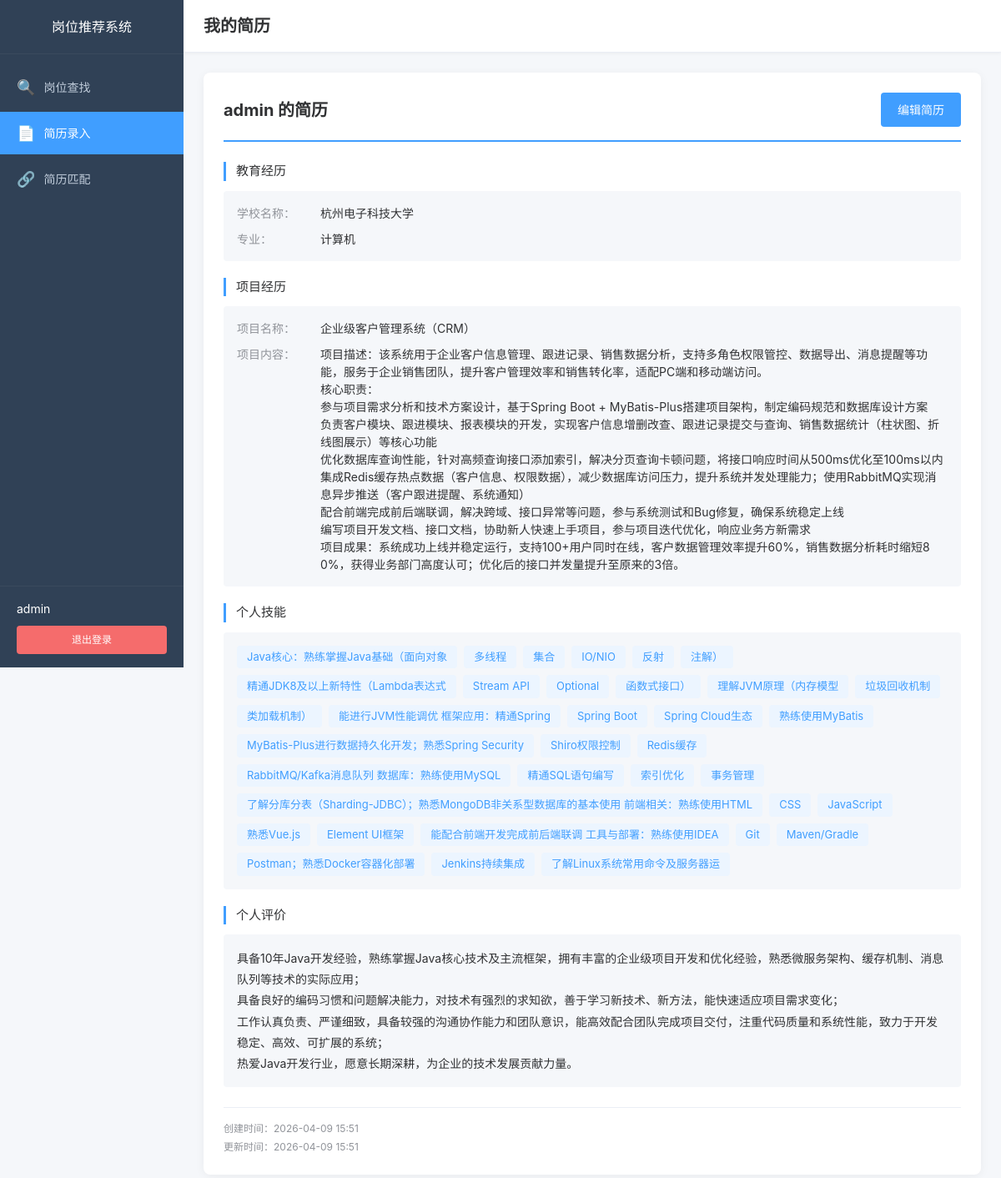
The page /resume/detail (signed in) on the database its author committed.
### app/models/user.py (models this page shows, shortened)
class User(UserMixin, db.Model):
    __tablename__ = 'users'
    id = db.Column(db.Integer, primary_key=True)
    username = db.Column(db.String(80), unique=True, nullable=False, index=True)
    email = db.Column(db.String(120), unique=True, nullable=False, index=True)
    password_hash = db.Column(db.String(255), nullable=False)
    nickname = db.Column(db.String(80))
    is_active = db.Column(db.Boolean, default=True)
    created_at = db.Column(db.DateTime, default=datetime.utcnow)
    updated_at = db.Column(db.DateTime, default=datetime.utcnow, onupdate=datetime.utcnow)

### app/models/resume.py (models this page shows, shortened)
class Resume(db.Model):
    __tablename__ = 'resumes'
    id = db.Column(db.Integer, primary_key=True)
    user_id = db.Column(db.Integer, db.ForeignKey('users.id'), unique=True, nullable=False)
    education_school = db.Column(db.Text, nullable=True)
    education_major = db.Column(db.Text, nullable=True)
    internship_company = db.Column(db.Text, nullable=True)
    internship_position = db.Column(db.Text, nullable=True)
    internship_content = db.Column(db.Text, nullable=True)
    work_company = db.Column(db.Text, nullable=True)
    work_position = db.Column(db.Text, nullable=True)
    work_content = db.Column(db.Text, nullable=True)
    project_name = db.Column(db.Text, nullable=True)
    project_content = db.Column(db.Text, nullable=True)
    skills = db.Column(db.Text, nullable=False)
    self_evaluation = db.Column(db.Text, nullable=False)
    created_at = db.Column(db.DateTime, default=datetime.utcnow)
    updated_at = db.Column(db.DateTime, default=datetime.utcnow, onupdate=datetime.utcnow)
    user = db.relationship('User', backref=db.backref('resume', uselist=False, lazy=True))

### app/routes/resume.py (the view)
@resume.route('/detail')
@login_required
def detail_resume():
    resume = Resume.query.filter_by(user_id=current_user.id).first()
    if not resume:
        flash('您还未填写简历，请先录入简历', 'info')
        return redirect(url_for('resume.input_resume'))
    education_list = get_list_data(resume.education_school)
    internship_list = get_list_data(resume.internship_company)
    work_list = get_list_data(resume.work_company)
    project_list = get_list_data(resume.project_name)
    return render_template('resume/resume_detail.html',
                          resume=resume,
                          education_list=education_list,
                          internship_list=internship_list,
                          work_list=work_list,
                          project_list=project_list)

### app/models/user.py (called while the page is built)
@login_manager.user_loader
def load_user(user_id: str):
    return User.query.get(int(user_id))

### app/routes/resume.py (called while the page is built)
def get_list_data(json_str):
    if not json_str:
        return []
    try:
        return json.loads(json_str)
    except:
        return []

### app/templates/resume/resume_detail.html (shortened to what this page needs)
{% extends "base.html" %}
{% block extra_css %}
<link rel="stylesheet" href="{{ url_for('static', filename='css/dashboard.css') }}">
<link rel="stylesheet" href="{{ url_for('static', filename='css/resume.css') }}">
{% endblock %}
{% block content %}
<div class="app-container">
    <aside class="sidebar">
        <div class="sidebar-header">
            <h2>岗位推荐系统</h2>
        </div>
        <nav class="sidebar-nav">
            <ul class="nav-menu">
                <li class="nav-item">
                    <a href="{{ url_for('dashboard.index') }}" class="nav-link">
                        <span class="nav-icon">&#128269;</span>
                        <span class="nav-text">岗位查找</span>
                    </a>
                </li>
                <li class="nav-item active">
                    <a href="{{ url_for('resume.input_resume') }}" class="nav-link">
                        <span class="nav-icon">&#128196;</span>
                        <span class="nav-text">简历录入</span>
                    </a>
                </li>
                <li class="nav-item">
                    <a href="{{ url_for('match.index') }}" class="nav-link">
                        <span class="nav-icon">&#128279;</span>
                        <span class="nav-text">简历匹配</span>
                    </a>
                </li>
            </ul>
        </nav>
        <div class="sidebar-footer">
            <div class="user-info">
                <span class="user-name">{{ current_user.nickname or current_user.username }}</span>
            </div>
            <a href="{{ url_for('auth.logout') }}" class="logout-btn">退出登录</a>
        </div>
    </aside>
    <main class="main-content">
        <header class="main-header">
            <h1>我的简历</h1>
        </header>
        <div class="content-wrapper">
            <div class="resume-detail-container">
                <div class="resume-header">
                    <h2>{{ current_user.nickname or current_user.username }} 的简历</h2>
                    <div class="resume-actions">
                        <a href="{{ url_for('resume.edit_resume') }}" class="btn btn-primary">编辑简历</a>
                    </div>
                </div>
                <div class="resume-section">
                    <h3 class="section-title">教育经历</h3>
                    <div class="section-content">
                        {% for item in education_list %}
                        <div class="experience-item">
                            <div class="info-row">
                                <span class="info-label">学校名称：</span>
                                <span class="info-value">{{ item.school }}</span>
                            </div>
                            <div class="info-row">
                                <span class="info-label">专业：</span>
                                <span class="info-value">{{ item.major }}</span>
                            </div>
                        </div>
                        {% endfor %}
                    </div>
                </div>
                {% if project_list %}
                <div class="resume-section">
                    <h3 class="section-title">项目经历</h3>
                    <div class="section-content">
                        {% for item in project_list %}
                        <div class="experience-item">
                            {% if item.name %}
                            <div class="info-row">
                                <span class="info-label">项目名称：</span>
                                <span class="info-value">{{ item.name }}</span>
                            </div>
                            {% endif %}
                            {% if item.content %}
                            <div class="info-row">
                                <span class="info-label">项目内容：</span>
                                <span class="info-value">{{ item.content }}</span>
                            </div>
                            {% endif %}
                        </div>
                        {% endfor %}
                    </div>
                </div>
                {% endif %}
                <div class="resume-section">
                    <h3 class="section-title">个人技能</h3>
                    <div class="section-content">
                        <div class="skills-tags">
                            {% for skill in resume.skills.replace('、', ',').replace('，', ',').split(',') if skill.strip() %}
                            <span class="skill-tag">{{ skill.strip() }}</span>
                            {% endfor %}
                        </div>
                    </div>
                </div>
                <div class="resume-section">
                    <h3 class="section-title">个人评价</h3>
                    <div class="section-content">
                        <p class="evaluation-text">{{ resume.self_evaluation }}</p>
                    </div>
                </div>
                <div class="resume-meta">
                    <p>创建时间：{{ resume.created_at.strftime('%Y-%m-%d %H:%M') if resume.created_at else '-' }}</p>
                    <p>更新时间：{{ resume.updated_at.strftime('%Y-%m-%d %H:%M') if resume.updated_at else '-' }}</p>
                </div>
            </div>
        </div>
    </main>
</div>
{% endblock %}

### app/templates/base.html (shortened to what this page needs)
<!DOCTYPE html>
<html lang="zh-CN">
<head>
    <link rel="stylesheet" href="{{ url_for('static', filename='css/base.css') }}">
    {% block extra_css %}{% endblock %}
</head>
<body class="{% block body_class %}{% endblock %}">
    {% block content %}{% endblock %}
</body>
</html>

### app/static/css/base.css (style rules this page uses)
* { margin: 0; padding: 0; box-sizing: border-box; }
html, body { height: 100%; font-family: -apple-system, BlinkMacSystemFont, 'Segoe UI', 'PingFang SC', 'Hiragino Sans GB', 'Microsoft YaHei', sans-serif; font-size: 14px; line-height: 1.5; color: #333; background-color: #f5f7fa; }
a { color: #409eff; text-decoration: none; }
.btn { display: inline-block; padding: 10px 20px; font-size: 14px; font-weight: 500; border-radius: 4px; transition: all 0.3s ease; }
.btn-primary { background-color: #409eff; color: #fff; }

### app/static/css/dashboard.css (style rules this page uses)
.app-container { display: flex; min-height: 100vh; }
.sidebar { width: 220px; background: #304156; color: #bfcbd9; display: flex; flex-direction: column; position: fixed; height: 100vh; left: 0; top: 0; z-index: 100; }
.sidebar-header { padding: 20px; text-align: center; border-bottom: 1px solid #3a4a5d; }
.sidebar-header h2 { font-size: 16px; color: #fff; font-weight: 500; }
.sidebar-nav { flex: 1; padding: 10px 0; overflow-y: auto; }
.nav-menu { list-style: none; }
.nav-item { margin: 4px 0; }
.nav-link { display: flex; align-items: center; padding: 12px 20px; color: #bfcbd9; transition: all 0.3s ease; }
.nav-item.active .nav-link { background: #409eff; color: #fff; }
.nav-icon { font-size: 18px; margin-right: 10px; }
.nav-text { font-size: 14px; }
.sidebar-footer { padding: 16px 20px; border-top: 1px solid #3a4a5d; }
.user-info { margin-bottom: 10px; }
.user-name { font-size: 14px; color: #fff; }
.logout-btn { display: block; padding: 8px 16px; background: #f56c6c; color: #fff; border-radius: 4px; text-align: center; font-size: 12px; transition: background 0.3s ease; }
.main-content { flex: 1; margin-left: 220px; background: #f5f7fa; }
.main-header { background: #fff; padding: 16px 24px; border-bottom: 1px solid #ebeef5; box-shadow: 0 1px 4px rgba(0, 0, 0, 0.05); }
.main-header h1 { font-size: 20px; color: #303133; }
.content-wrapper { padding: 24px; }

### app/static/css/resume.css (style rules this page uses)
.section-title { font-size: 16px; font-weight: 500; color: #303133; margin-bottom: 16px; padding-left: 12px; border-left: 3px solid #409eff; }
.section-content { padding-left: 15px; }
.resume-detail-container { background: #fff; border-radius: 8px; box-shadow: 0 2px 12px rgba(0, 0, 0, 0.05); padding: 24px; }
.resume-header { display: flex; justify-content: space-between; align-items: center; margin-bottom: 24px; padding-bottom: 16px; border-bottom: 2px solid #409eff; }
.resume-header h2 { font-size: 20px; color: #303133; }
.resume-actions { display: flex; gap: 12px; }
.resume-section { margin-bottom: 20px; }
.resume-section .section-title { font-size: 15px; margin-bottom: 12px; }
.resume-section .section-content { background: #f5f7fa; padding: 16px; border-radius: 4px; }
.info-row { display: flex; margin-bottom: 10px; }
.info-row:last-child { margin-bottom: 0; }
.info-label { min-width: 100px; color: #909399; font-size: 14px; }
.info-value { color: #303133; font-size: 14px; flex: 1; white-space: pre-wrap; word-break: break-all; }
.skills-tags { display: flex; flex-wrap: wrap; gap: 8px; }
.skill-tag { display: inline-block; padding: 4px 12px; background: #ecf5ff; color: #409eff; border-radius: 4px; font-size: 13px; }
.evaluation-text { color: #303133; font-size: 14px; line-height: 1.8; white-space: pre-wrap; }
.resume-meta { margin-top: 24px; padding-top: 16px; border-top: 1px solid #ebeef5; color: #909399; font-size: 12px; }
.resume-meta p { margin-bottom: 4px; }
.resume-meta p:last-child { margin-bottom: 0; }
.experience-item { padding: 12px 0; border-bottom: 1px dashed #e4e7ed; }
.experience-item:last-child { border-bottom: none; padding-bottom: 0; }
.experience-item:first-child { padding-top: 0; }

### rows shown on the page
User: nickname "admin"
Resume: self_evaluation "具备10年Java开发经验，熟练掌握Java核心技术及主流框架，拥有丰富的企业级项目开发和优化经验，熟悉微服务架构、缓存机制、消息队列等技术的实际应用； 具备良好的编码习惯和问题解决能力，对技术有强烈的求知欲，善于学习新技术、新方法，能快速适应项目需求变化； 工作认真负责、严谨细致，具备较强的沟通协作能力和团队意识，能高效配合团队完成项目交付，注重代码质量和系统性能，致力于开发稳定、高效、可扩展的系统； 热爱Java开发行业，愿意长期深耕，为企业的技术发展贡献力量。", created_at "2026-04-09 15:51", updated_at "2026-04-09 15:51"

### other values the page prints
{{ item.school }} "杭州电子科技大学"
{{ item.major }} "计算机"
{{ item.name }} "企业级客户管理系统（CRM）"
{{ skill.strip() }} "Java核心：熟练掌握Java基础（面向对象" "多线程" "集合" "IO/NIO" "反射" "注解）" "精通JDK8及以上新特性（Lambda表达式" "Stream API" "Optional" "函数式接口）" "理解JVM原理（内存模型" "垃圾回收机制" "类加载机制）" "能进行JVM性能调优 框架应用：精通Spring" "Spring Boot" "Spring Cloud生态" "熟练使用MyBatis" "MyBatis-Plus进行数据持久化开发；熟悉Spring Security" "Shiro权限控制" "Redis缓存" "RabbitMQ/Kafka消息队列 数据库：熟练使用MySQL" "精通SQL语句编写" "索引优化" "事务管理" "了解分库分表（Sharding-JDBC）；熟悉MongoDB非关系型数据库的基本使用 前端相关：熟练使用HTML" "CSS" "JavaScript" "熟悉Vue.js" "Element UI框架" "能配合前端开发完成前后端联调 工具与部署：熟练使用IDEA" "Git" "Maven/Gradle" "Postman；熟悉Docker容器化部署" "Jenkins持续集成" "了解Linux系统常用命令及服务器运"
